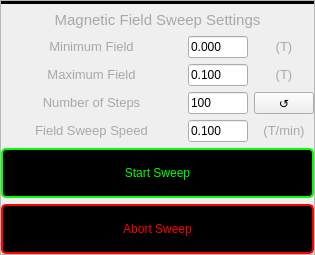
           <widget class="QFrame" name="frame_FourTerminalMagneticField_Settings">
            <property name="styleSheet">
             <string notr="true">#frame_FourTerminalMagneticField_Settings{
border:1px solid rgb(168,168,168)
}</string>
            </property>
            <property name="frameShape">
             <enum>QFrame::StyledPanel</enum>
            </property>
            <property name="frameShadow">
             <enum>QFrame::Raised</enum>
            </property>
            <layout class="QGridLayout" name="gridLayout">
             <property name="margin">
              <number>0</number>
             </property>
             <item row="1" column="0">
              <layout class="QGridLayout" name="Layout_MagneticFieldSettings" rowstretch="2,1,1,1,1,3,3,0" columnstretch="3,1,1" rowminimumheight="2,1,1,1,1,3,3,0">
               <item row="7" column="0" colspan="3">
                <widget class="QPushButton" name="pushButton_StartFourTerminalMagneticFieldAbort">
                 <property name="minimumSize">
                  <size>
                   <width>100</width>
                   <height>50</height>
                  </size>
                 </property>
                 <property name="maximumSize">
                  <size>
                   <width>16777215</width>
                   <height>16777215</height>
                  </size>
                 </property>
                 <property name="toolTip">
                  <string>Test</string>
                 </property>
                 <property name="styleSheet">
                  <string notr="true">QPushButton:pressed#pushButton_StartFourTerminalMagneticFieldAbort{
color: rgb(95,107,166);
background-color:rgb(168,168,168);
border: 1px solid rgb(95,107,166);
border-radius: 5px
}

QPushButton#pushButton_StartFourTerminalMagneticFieldAbort{
color: rgb(255,0, 0);
background-color:rgb(0,0,0);
border: 2px solid  rgb(255,0, 0);
border-radius: 5px
}</string>
                 </property>
                 <property name="text">
                  <string>Abort Sweep</string>
                 </property>
                </widget>
               </item>
               <item row="6" column="0" colspan="3">
                <widget class="QPushButton" name="pushButton_StartFourTerminalMagneticFieldSweep">
                 <property name="minimumSize">
                  <size>
                   <width>100</width>
                   <height>50</height>
                  </size>
                 </property>
                 <property name="maximumSize">
                  <size>
                   <width>16777215</width>
                   <height>16777215</height>
                  </size>
                 </property>
                 <property name="toolTip">
                  <string>Test</string>
                 </property>
                 <property name="styleSheet">
                  <string notr="true">QPushButton:pressed#pushButton_StartFourTerminalMagneticFieldSweep{
color: rgb(95,107,166);
background-color:rgb(168,168,168);
border: 1px solid rgb(95,107,166);
border-radius: 5px
}

QPushButton#pushButton_StartFourTerminalMagneticFieldSweep{
color: rgb(0,255,0);
background-color:rgb(0,0,0);
border: 2px solid rgb(0,255,0);
border-radius: 5px
}</string>
                 </property>
                 <property name="text">
                  <string>Start Sweep</string>
                 </property>
                </widget>
               </item>
               <item row="3" column="0">
                <widget class="QLabel" name="Label_FourTerminalMagneticFieldSetting_MaximumField">
                 <property name="minimumSize">
                  <size>
                   <width>110</width>
                   <height>20</height>
                  </size>
                 </property>
                 <property name="text">
                  <string>&lt;html&gt;&lt;head/&gt;&lt;body&gt;&lt;p&gt;&lt;span style=&quot; font-size:10pt; color:#a8a8a8;&quot;&gt;Maximum Field&lt;/span&gt;&lt;/p&gt;&lt;/body&gt;&lt;/html&gt;</string>
                 </property>
                 <property name="alignment">
                  <set>Qt::AlignCenter</set>
                 </property>
                </widget>
               </item>
               <item row="5" column="2">
                <widget class="QLabel" name="label_14">
                 <property name="minimumSize">
                  <size>
                   <width>50</width>
                   <height>20</height>
                  </size>
                 </property>
                 <property name="text">
                  <string>&lt;html&gt;&lt;head/&gt;&lt;body&gt;&lt;p&gt;&lt;span style=&quot; font-size:10pt; color:#a8a8a8;&quot;&gt;(T/min)&lt;/span&gt;&lt;/p&gt;&lt;/body&gt;&lt;/html&gt;</string>
                 </property>
                 <property name="alignment">
                  <set>Qt::AlignCenter</set>
                 </property>
                </widget>
               </item>
               <item row="1" column="0" colspan="3">
                <widget class="QLabel" name="Label_FourTerminalMagneticFieldSetting">
                 <property name="minimumSize">
                  <size>
                   <width>150</width>
                   <height>20</height>
                  </size>
                 </property>
                 <property name="text">
                  <string>&lt;html&gt;&lt;head/&gt;&lt;body&gt;&lt;p&gt;&lt;span style=&quot; font-size:11pt; color:#a8a8a8;&quot;&gt;Magnetic Field Sweep Settings&lt;/span&gt;&lt;/p&gt;&lt;/body&gt;&lt;/html&gt;</string>
                 </property>
                 <property name="alignment">
                  <set>Qt::AlignCenter</set>
                 </property>
                </widget>
               </item>
               <item row="3" column="2">
                <widget class="QLabel" name="label_11">
                 <property name="minimumSize">
                  <size>
                   <width>20</width>
                   <height>20</height>
                  </size>
                 </property>
                 <property name="text">
                  <string>&lt;html&gt;&lt;head/&gt;&lt;body&gt;&lt;p&gt;&lt;span style=&quot; font-size:10pt; color:#a8a8a8;&quot;&gt;(T)&lt;/span&gt;&lt;/p&gt;&lt;/body&gt;&lt;/html&gt;</string>
                 </property>
                 <property name="alignment">
                  <set>Qt::AlignCenter</set>
                 </property>
                </widget>
               </item>
               <item row="4" column="2">
                <widget class="QPushButton" name="pushButton_FourTerminalMagneticFieldSetting_NoSmTpTSwitch">
                 <property name="minimumSize">
                  <size>
                   <width>20</width>
                   <height>20</height>
                  </size>
                 </property>
                 <property name="focusPolicy">
                  <enum>Qt::NoFocus</enum>
                 </property>
                 <property name="toolTip">
                  <string>Toggle Field Steps/Increment</string>
                 </property>
                 <property name="text">
                  <string>↺</string>
                 </property>
                </widget>
               </item>
               <item row="3" column="1">
                <widget class="QLineEdit" name="lineEdit_FourTerminalMagneticFieldSetting_MaximumField">
                 <property name="text">
                  <string>0.100</string>
                 </property>
                 <property name="alignment">
                  <set>Qt::AlignLeading|Qt::AlignLeft|Qt::AlignVCenter</set>
                 </property>
                 <property name="placeholderText">
                  <string>0.0</string>
                 </property>
                </widget>
               </item>
               <item row="4" column="0">
                <widget class="QLabel" name="label_FourTerminalMagneticFieldSetting_NumberofSteps">
                 <property name="minimumSize">
                  <size>
                   <width>110</width>
                   <height>20</height>
                  </size>
                 </property>
                 <property name="text">
                  <string>&lt;html&gt;&lt;head/&gt;&lt;body&gt;&lt;p&gt;&lt;span style=&quot; font-size:10pt; color:#a8a8a8;&quot;&gt;Number of Steps&lt;/span&gt;&lt;/p&gt;&lt;/body&gt;&lt;/html&gt;</string>
                 </property>
                 <property name="alignment">
                  <set>Qt::AlignCenter</set>
                 </property>
                </widget>
               </item>
               <item row="5" column="1">
                <widget class="QLineEdit" name="lineEdit_FourTerminalMagneticFieldSetting_FieldSweepSpeed">
                 <property name="text">
                  <string>0.100</string>
                 </property>
                 <property name="alignment">
                  <set>Qt::AlignLeading|Qt::AlignLeft|Qt::AlignVCenter</set>
                 </property>
                 <property name="placeholderText">
                  <string>0.0</string>
                 </property>
                </widget>
               </item>
               <item row="4" column="1">
                <widget class="QLineEdit" name="lineEdit_FourTerminalMagneticFieldSetting_NumberofstepsandMilifieldperTesla">
                 <property name="focusPolicy">
                  <enum>Qt::StrongFocus</enum>
                 </property>
                 <property name="text">
                  <string>100</string>
                 </property>
                 <property name="frame">
                  <bool>true</bool>
                 </property>
                 <property name="cursorPosition">
                  <number>3</number>
                 </property>
                 <property name="alignment">
                  <set>Qt::AlignLeading|Qt::AlignLeft|Qt::AlignVCenter</set>
                 </property>
                 <property name="placeholderText">
                  <string>0.0</string>
                 </property>
                </widget>
               </item>
               <item row="5" column="0">
                <widget class="QLabel" name="Label_FourTerminalMagneticFieldSetting_FieldSweepSpeed">
                 <property name="minimumSize">
                  <size>
                   <width>110</width>
                   <height>20</height>
                  </size>
                 </property>
                 <property name="text">
                  <string>&lt;html&gt;&lt;head/&gt;&lt;body&gt;&lt;p&gt;&lt;span style=&quot; font-size:10pt; color:#a8a8a8;&quot;&gt;Field Sweep Speed&lt;/span&gt;&lt;/p&gt;&lt;/body&gt;&lt;/html&gt;</string>
                 </property>
                 <property name="alignment">
                  <set>Qt::AlignCenter</set>
                 </property>
                </widget>
               </item>
               <item row="2" column="0">
                <widget class="QLabel" name="Label_FourTerminalMagneticFieldSetting_MinimumField">
                 <property name="minimumSize">
                  <size>
                   <width>110</width>
                   <height>20</height>
                  </size>
                 </property>
                 <property name="text">
                  <string>&lt;html&gt;&lt;head/&gt;&lt;body&gt;&lt;p&gt;&lt;span style=&quot; font-size:10pt; color:#a8a8a8;&quot;&gt;Minimum Field&lt;/span&gt;&lt;/p&gt;&lt;/body&gt;&lt;/html&gt;</string>
                 </property>
                 <property name="alignment">
                  <set>Qt::AlignCenter</set>
                 </property>
                </widget>
               </item>
               <item row="2" column="2">
                <widget class="QLabel" name="label_12">
                 <property name="minimumSize">
                  <size>
                   <width>20</width>
                   <height>20</height>
                  </size>
                 </property>
                 <property name="text">
                  <string>&lt;html&gt;&lt;head/&gt;&lt;body&gt;&lt;p&gt;&lt;span style=&quot; font-size:10pt; color:#a8a8a8;&quot;&gt;(T)&lt;/span&gt;&lt;/p&gt;&lt;/body&gt;&lt;/html&gt;</string>
                 </property>
                 <property name="alignment">
                  <set>Qt::AlignCenter</set>
                 </property>
                </widget>
               </item>
               <item row="2" column="1">
                <widget class="QLineEdit" name="lineEdit_FourTerminalMagneticFieldSetting_MinimumField">
                 <property name="text">
                  <string>0.000</string>
                 </property>
                 <property name="alignment">
                  <set>Qt::AlignLeading|Qt::AlignLeft|Qt::AlignVCenter</set>
                 </property>
                 <property name="placeholderText">
                  <string>0.0</string>
                 </property>
                </widget>
               </item>
               <item row="0" column="0" colspan="3">
                <widget class="QFrame" name="frame_LandaulFan">
                 <property name="styleSheet">
                  <string notr="true">image: url(:/nSOTScanner/Pictures/Landaul Fan.PNG);
background-color: rgb(3, 3, 3);</string>
                 </property>
                 <property name="frameShape">
                  <enum>QFrame::StyledPanel</enum>
                 </property>
                 <property name="frameShadow">
                  <enum>QFrame::Raised</enum>
                 </property>
                </widget>
               </item>
              </layout>
             </item>
            </layout>
           </widget>
